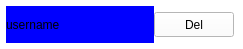
<?xml version="1.0" encoding="UTF-8"?>
<ui version="4.0">
 <class>container</class>
 <widget class="QWidget" name="container">
  <property name="geometry">
   <rect>
    <x>0</x>
    <y>0</y>
    <width>243</width>
    <height>49</height>
   </rect>
  </property>
  <property name="sizePolicy">
   <sizepolicy hsizetype="Expanding" vsizetype="Expanding">
    <horstretch>0</horstretch>
    <verstretch>0</verstretch>
   </sizepolicy>
  </property>
  <property name="windowTitle">
   <string>Form</string>
  </property>
  <property name="styleSheet">
   <string notr="true">background-color:rgba(255, 255, 255, 0)</string>
  </property>
  <layout class="QHBoxLayout" name="horizontalLayout">
   <property name="spacing">
    <number>0</number>
   </property>
   <property name="leftMargin">
    <number>6</number>
   </property>
   <property name="topMargin">
    <number>6</number>
   </property>
   <property name="rightMargin">
    <number>9</number>
   </property>
   <property name="bottomMargin">
    <number>6</number>
   </property>
   <item>
    <widget class="QLabel" name="lb_name">
     <property name="styleSheet">
      <string notr="true">background-color:blue;</string>
     </property>
     <property name="text">
      <string>username</string>
     </property>
    </widget>
   </item>
   <item>
    <widget class="QPushButton" name="bt_del">
     <property name="enabled">
      <bool>true</bool>
     </property>
     <property name="sizePolicy">
      <sizepolicy hsizetype="Fixed" vsizetype="Fixed">
       <horstretch>0</horstretch>
       <verstretch>0</verstretch>
      </sizepolicy>
     </property>
     <property name="minimumSize">
      <size>
       <width>25</width>
       <height>25</height>
      </size>
     </property>
     <property name="sizeIncrement">
      <size>
       <width>0</width>
       <height>0</height>
      </size>
     </property>
     <property name="baseSize">
      <size>
       <width>0</width>
       <height>0</height>
      </size>
     </property>
     <property name="styleSheet">
      <string notr="true">background-color:white;</string>
     </property>
     <property name="text">
      <string>Del</string>
     </property>
    </widget>
   </item>
  </layout>
 </widget>
 <resources/>
 <connections/>
</ui>
